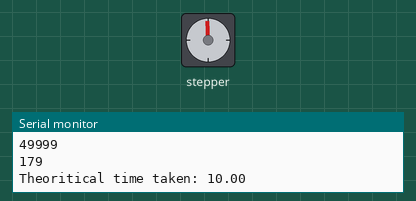
Simulated run of this sketch. Board: Arduino Uno, built with avr-gcc and run on an emulated ATmega328P. Parts: stepper motor, the last lines printed to the serial monitor. Wiring (inferred from the names in the program): stepper motor driver (200 steps per turn assumed): step pin 9; direction pin 12; enable pin 2.

Above: at 0.05 s.
At 5.45 s:
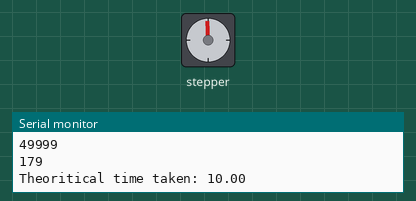
At 10.75 s:
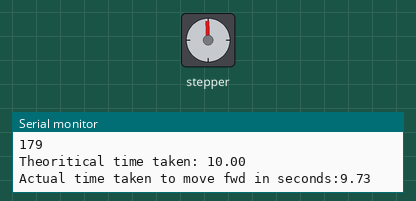
At 21.45 s:
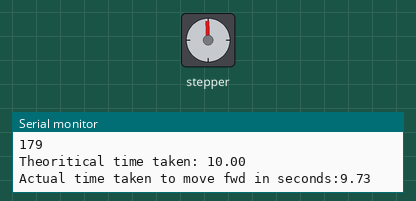
Timing chart, 0 to 30.5 s (numbered marks = the images above):
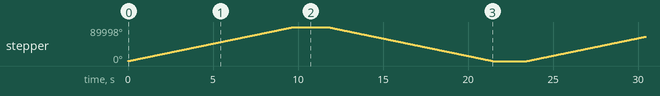

Measured:
- by itself, stepper: turns 89998° clockwise in 9.7 s, then 89998° counter-clockwise in 9.7 s, repeating every 23.4 s

The sketch:

driver_stepper.ino
```cpp
const int step_pin = 9 ;   //defining pulse or step pin
const int dir_pin = 12 ;  //defining pulse or direction pin( HIGH - clockwise)
const int ena_pin = 2 ;  //defining pulse or enable pin....HIGH means driver is off and rotor is free

unsigned long curr_time;
unsigned long pre_time = 0;
float t1 ;
float t2 ;

unsigned int step_per_revolution = 200;
float dist_in_single_step = 0.001;    //hardcoded value  ( in  mm) - This is the input which should be specified by the user
float distance_target = 50;          //hardcoded value  ( in  mm ) - This the target distance to move
unsigned int steps_to_target = distance_target / dist_in_single_step ;
float s = 5;                       // take speed input (in mm/s)
float time = distance_target / s ;
unsigned long step_interval_micro = (time * 1000000 / steps_to_target) - 21 ;

void setup()
{
  Serial.begin(9600);
  pinMode(step_pin,OUTPUT);
  pinMode(ena_pin,OUTPUT);
  pinMode(dir_pin,OUTPUT);
  digitalWrite(step_pin,LOW);
  digitalWrite(ena_pin,HIGH);
  digitalWrite(dir_pin,HIGH);
  Serial.println(steps_to_target);
  Serial.println(step_interval_micro);
  Serial.print("Theoritical time taken: ");
  Serial.println(time);
  // ask for stepping mode to choose and feed the value for no. of steps and distance in one step accordingly
}

void one_step_fwd()
{
  digitalWrite(step_pin,HIGH);
  digitalWrite (step_pin,LOW);
  delayMicroseconds(step_interval_micro);
}

void one_step_back()
{
  digitalWrite(step_pin,HIGH);
  digitalWrite(step_pin,LOW);
  delayMicroseconds(step_interval_micro);
}

void loop()
{
  digitalWrite(ena_pin,LOW);
  digitalWrite(dir_pin,HIGH);
  //Serial.println("fwd");
  t1 = micros();
  for(int i=0;i<steps_to_target;i++)
  {
   curr_time = micros();
   if (curr_time - pre_time >= step_interval_micro || i==0)
     {
      one_step_fwd();
      pre_time = curr_time;
     }
  }
  t2 = micros();

  Serial.print("Actual time taken to move fwd in seconds:");
  Serial.println((t2-t1)/1000000);
  digitalWrite(ena_pin,HIGH);

  delay(2000);

  digitalWrite(dir_pin,LOW);
  digitalWrite(ena_pin,LOW);
  t1 = micros();
  //Serial.println("back");
  for(int i=0;i<steps_to_target;i++)
  {
    curr_time = micros();
    if (curr_time - pre_time >= step_interval_micro || i==0)
    {
      one_step_back();
      pre_time = curr_time;
    }
  }
  t2 = micros();

  Serial.print("Actual time taken to move back in seconds:");
  Serial.println((t2-t1)/1000000);

  delay(2000);

}
```
